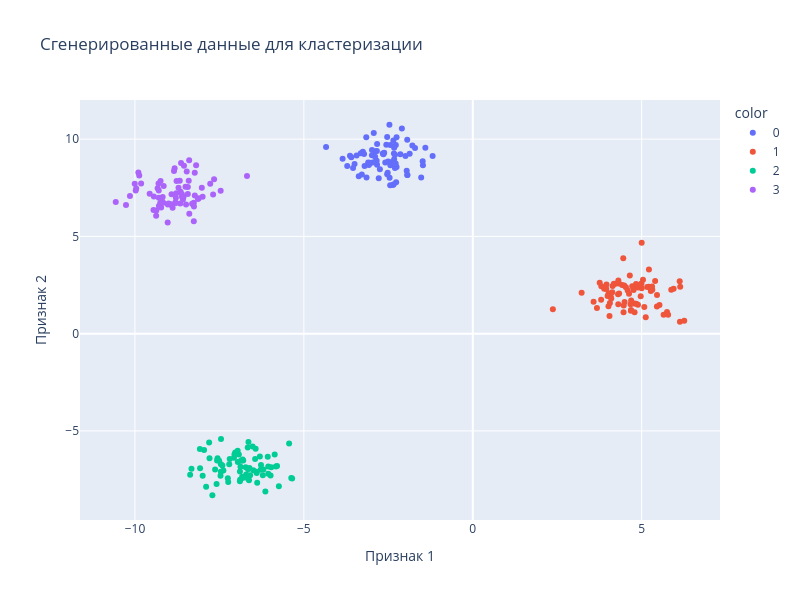

The code cell stored with this chart in its notebook:
### Code cell
fig = px.scatter(
    data,
    x='Feature 1',
    y='Feature 2',
    title='Сгенерированные данные для кластеризации',
    labels={'Feature 1': 'Признак 1', 'Feature 2': 'Признак 2'},
    color=y_true.astype(str),
    category_orders={'color': [str(i) for i in range(N_CLUSTERS)]},
    hover_name=data.index,
    size_max=10
)

fig.update_layout(
    width=800,
    height=600,
    font=dict(size=12)
)

fig.show()
